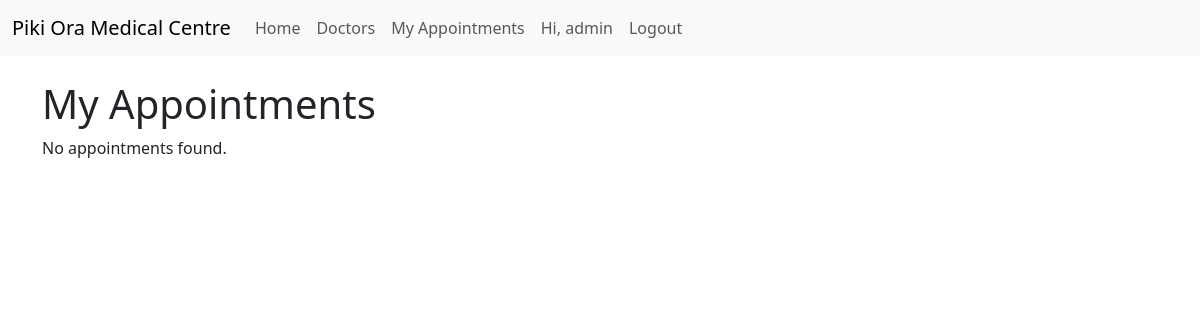
Page /tools/my_appointments/ (signed in) on the earlier database version.
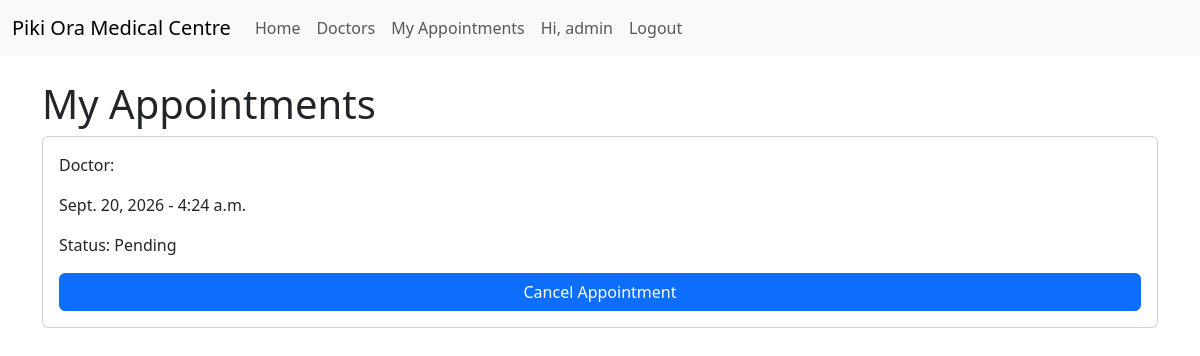
Same page on the later database version.
### tools/models.py (models this page shows, shortened)
class Appointment(models.Model):
    STATUS_CHOICES = (
        ('pending', 'Pending'),
        ('confirmed', 'Confirmed'),
        ('cancelled', 'Cancelled'),
    )
    patient = models.ForeignKey(User, on_delete=models.CASCADE, related_name='appointments')
    slot = models.OneToOneField(Appointment_Slot, on_delete=models.CASCADE, related_name='appointment')
    appointment_status = models.CharField(max_length=20, choices=STATUS_CHOICES, default='pending')
    appointment_details = models.TextField(blank=True)
    appointment_date_time = models.DateTimeField(auto_now_add=True)

class Appointment_Slot(models.Model):
    doctor = models.ForeignKey(Doctor, on_delete=models.CASCADE, related_name='slots')
    appointment_date = models.DateField()
    appointment_time = models.TimeField()
    appointment_end_time = models.TimeField()
    is_booked = models.BooleanField(default=False)
    class Meta:
        unique_together = ('doctor', 'appointment_date', 'appointment_time')
        ordering = ['appointment_date', 'appointment_time']

### tools/views.py (the view)
# urls.py: path('my_appointments/', views.my_appointments, name='my_appointments'),
@login_required
def my_appointments(request):
    appointments = request.user.appointments.all()
    return render(request, 'my_appointments.html', {'appointments': appointments})

### tools/models.py (called while the page is built)
    @property
    def name(self):
        return self.user.get_full_name() or self.user.username

### templates/my_appointments.html (shortened to what this page needs)
{% extends 'base.html' %}
{% block content %}
    <h1> My Appointments </h1>
    {% for appt in appointments %}
        <div class="card mb-2 p-3">
            <p>Doctor: {{ appt.slot.doctor.name }}</p>
            <p>{{ appt.slot.appointment_date }} - {{ appt.slot.appointment_time }}</p>
            <p>Status: {{ appt.get_appointment_status_display }}</p>
            <a class="btn btn-primary" href="{% url 'cancel_appointment' appt.id %}">Cancel Appointment</a>
        </div>
    {% empty %}
        <p>No appointments found.</p>
    {% endfor %}
{% endblock %}

Differences in the rows shown:
added Appointment: slot.appointment_date "Sept. 20, 2026", slot.appointment_time "4:24 a.m.", appointment_status "Pending"
Other differences:
text no longer shown: "No appointments found."
